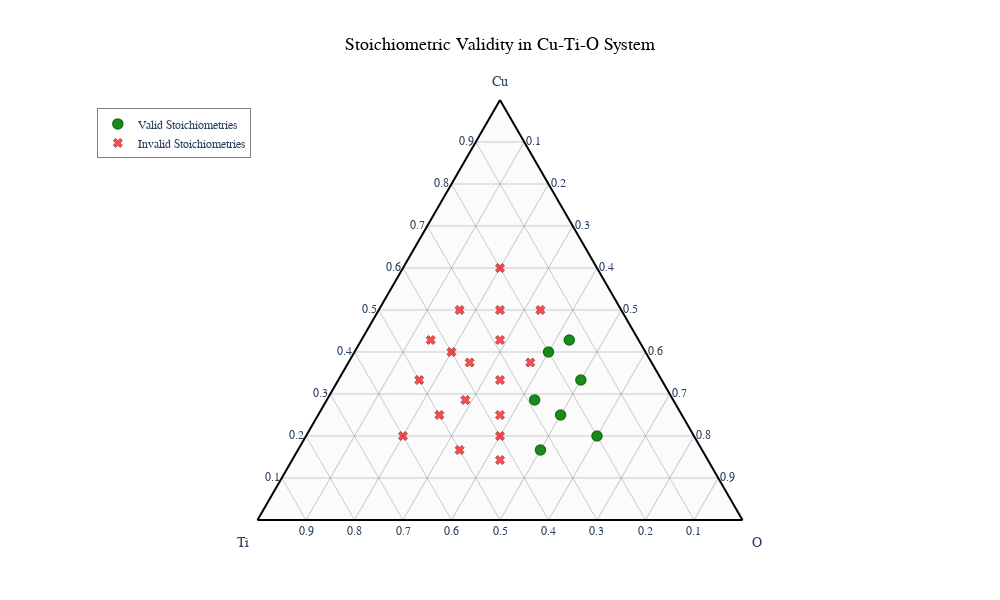

Here is the notebook cell this chart was saved with:
### Markdown cell above
## Step 6: Interactive Ternary Visualisation

### Code cell
def create_ternary_stoichiometry_plot(df, elements):
    """
    Create an interactive ternary plot showing stoichiometric validity.
    
    Args:
        df (DataFrame): Survey results
        elements (list): Three elements for ternary plot
    """
    def composition_to_fractions(comp, element_list):
        """Convert composition to fractional coordinates for ternary plotting."""
        amounts = [comp[el] for el in element_list]
        total = sum(amounts)
        return [amt/total for amt in amounts] if total > 0 else [0, 0, 0]
    
    # Convert compositions to ternary coordinates
    fractions = np.array([composition_to_fractions(row['composition'], elements) 
                         for _, row in df.iterrows()])
    
    # Create figure
    fig = go.Figure()
    
    # Plot valid compositions
    valid_mask = df['valid'].values
    if valid_mask.any():
        valid_fractions = fractions[valid_mask]
        valid_formulas = df[valid_mask]['formula'].values
        
        fig.add_trace(go.Scatterternary(
            a=valid_fractions[:, 0],
            b=valid_fractions[:, 1], 
            c=valid_fractions[:, 2],
            mode="markers",
            marker=dict(
                size=10, 
                color="green", 
                symbol="circle",
                opacity=0.9,
                line=dict(width=1.5, color="darkgreen")
            ),
            text=valid_formulas,
            name="Valid Stoichiometries",
            hovertemplate="<b>%{text}</b><br>" +
                         f"{elements[0]}: %{{a:.3f}}<br>" +
                         f"{elements[1]}: %{{b:.3f}}<br>" +
                         f"{elements[2]}: %{{c:.3f}}<extra></extra>"
        ))
    
    # Plot invalid compositions
    invalid_mask = ~valid_mask
    if invalid_mask.any():
        invalid_fractions = fractions[invalid_mask]
        invalid_formulas = df[invalid_mask]['formula'].values
        
        fig.add_trace(go.Scatterternary(
            a=invalid_fractions[:, 0],
            b=invalid_fractions[:, 1],
            c=invalid_fractions[:, 2],
            mode="markers",
            marker=dict(
                size=8, 
                color="red", 
                symbol="x",
                opacity=0.7,
                line=dict(width=1, color="darkred")
            ),
            text=invalid_formulas,
            name="Invalid Stoichiometries",
            hovertemplate="<b>%{text}</b><br>" +
                         f"{elements[0]}: %{{a:.3f}}<br>" +
                         f"{elements[1]}: %{{b:.3f}}<br>" +
                         f"{elements[2]}: %{{c:.3f}}<extra></extra>"
        ))
    
    # Enhanced styling
    axis_style = dict(
        title=dict(font=dict(size=16, color="black")),
        linewidth=2,
        linecolor="black",
        gridcolor="rgba(128, 128, 128, 0.4)",
        showticklabels=True,
        tickvals=[0.1, 0.2, 0.3, 0.4, 0.5, 0.6, 0.7, 0.8, 0.9],
        tickfont=dict(size=12)
    )
    
    # Update layout
    fig.update_layout(
        title=dict(
            text=f"Stoichiometric Validity in {'-'.join(elements)} System",
            font=dict(size=18, color="black"),
            x=0.5
        ),
        font=dict(size=12, family="Arial"),
        width=1000,
        height=600,
        ternary=dict(
            bgcolor="rgba(250, 250, 250, 0.8)",
            aaxis=dict(axis_style, title=f"{elements[0]}"),
            baxis=dict(axis_style, title=f"{elements[1]}"),
            caxis=dict(axis_style, title=f"{elements[2]}")
        ),
        showlegend=True,
        legend=dict(
            x=0.02, y=0.98, 
            bgcolor="rgba(255,255,255,0.9)",
            bordercolor="gray",
            borderwidth=1
        ),
        paper_bgcolor="white"
    )
    
    fig.show()

# Create ternary plot for Cu-Ti-O system
create_ternary_stoichiometry_plot(cto_survey, ["Cu", "Ti", "O"])

print("\nTernary plot interpretation:")
print("- Green circles: Chemically valid stoichiometries")
print("- Red X marks: Invalid stoichiometries (violate chemical rules)")
print("- Position shows relative atomic fractions in ternary space")
print("- Hover over points to see exact compositions and formulas")

### Figure 1 — Plotly figure (JSON) as saved in the notebook; plotly's stock layout.template omitted (floating-point values rounded to 4 significant figures)
{"data": [{"a": [0.25, 0.2, 0.4, 0.1667, 0.3333, 0.2857, 0.4286], "b": [0.25, 0.2, 0.2, 0.3333, 0.1667, 0.2857, 0.1429], "c": [0.5, 0.6, 0.4, 0.5, 0.5, 0.4286, 0.4286], "hovertemplate": "<b>%{text}</b><br>Cu: %{a:.3f}<br>Ti: %{b:.3f}<br>O: %{c:.3f}<extra></extra>", "marker": {"color": "green", "line": {"color": "darkgreen", "width": 1.5}, "opacity": 0.9, "size": 10, "symbol": "circle"}, "mode": "markers", "name": "Valid Stoichiometries", "text": ["TiCuO2", "TiCuO3", "Ti(CuO)2", "Ti2CuO3", "TiCu2O3", "Ti2Cu2O3", "Ti(CuO)3"], "type": "scatterternary"}, {"a": [0.3333, 0.25, 0.5, 0.2, 0.2, 0.4, 0.6, 0.1667, 0.3333, 0.5, 0.5, 0.1429, 0.2857, 0.4286, 0.4286, 0.25, 0.375, 0.375], "b": [0.3333, 0.5, 0.25, 0.4, 0.6, 0.4, 0.2, 0.5, 0.5, 0.1667, 0.3333, 0.4286, 0.4286, 0.2857, 0.4286, 0.375, 0.25, 0.375], "c": [0.3333, 0.25, 0.25, 0.4, 0.2, 0.2, 0.2, 0.3333, 0.1667, 0.3333, 0.1667, 0.4286, 0.2857, 0.2857, 0.1429, 0.375, 0.375, 0.25], "hovertemplate": "<b>%{text}</b><br>Cu: %{a:.3f}<br>Ti: %{b:.3f}<br>O: %{c:.3f}<extra></extra>", "marker": {"color": "red", "line": {"color": "darkred", "width": 1}, "opacity": 0.7, "size": 8, "symbol": "x"}, "mode": "markers", "name": "Invalid Stoichiometries", "text": ["TiCuO", "Ti2CuO", "TiCu2O", "Ti2CuO2", "Ti3CuO", "Ti2Cu2O", "TiCu3O", "Ti3CuO2", "Ti3Cu2O", "TiCu3O2", "Ti2Cu3O", "Ti3CuO3", "Ti3(CuO)2", "Ti2Cu3O2", "Ti3Cu3O", "Ti3Cu2O3", "Ti2(CuO)3", "Ti3Cu3O2"], "type": "scatterternary"}], "layout": {"font": {"family": "Arial", "size": 12}, "height": 600, "legend": {"bgcolor": "rgba(255,255,255,0.9)", "bordercolor": "gray", "borderwidth": 1, "x": 0.02, "y": 0.98}, "paper_bgcolor": "white", "showlegend": true, "ternary": {"aaxis": {"gridcolor": "rgba(128, 128, 128, 0.4)", "linecolor": "black", "linewidth": 2, "showticklabels": true, "tickfont": {"size": 12}, "tickvals": [0.1, 0.2, 0.3, 0.4, 0.5, 0.6, 0.7, 0.8, 0.9], "title": {"text": "Cu"}}, "baxis": {"gridcolor": "rgba(128, 128, 128, 0.4)", "linecolor": "black", "linewidth": 2, "showticklabels": true, "tickfont": {"size": 12}, "tickvals": [0.1, 0.2, 0.3, 0.4, 0.5, 0.6, 0.7, 0.8, 0.9], "title": {"text": "Ti"}}, "bgcolor": "rgba(250, 250, 250, 0.8)", "caxis": {"gridcolor": "rgba(128, 128, 128, 0.4)", "linecolor": "black", "linewidth": 2, "showticklabels": true, "tickfont": {"size": 12}, "tickvals": [0.1, 0.2, 0.3, 0.4, 0.5, 0.6, 0.7, 0.8, 0.9], "title": {"text": "O"}}}, "title": {"font": {"color": "black", "size": 18}, "text": "Stoichiometric Validity in Cu-Ti-O System", "x": 0.5}, "width": 1000}}
